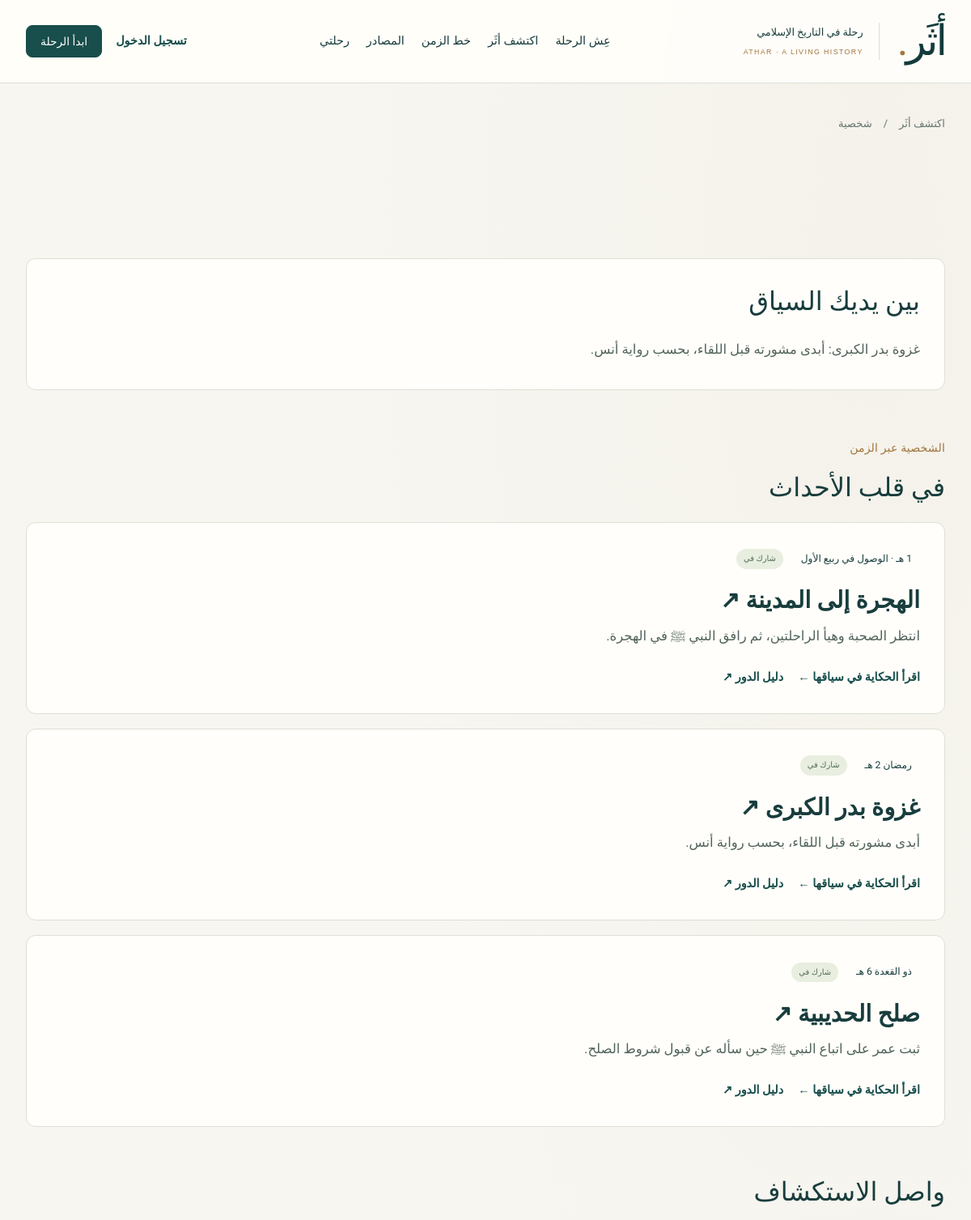
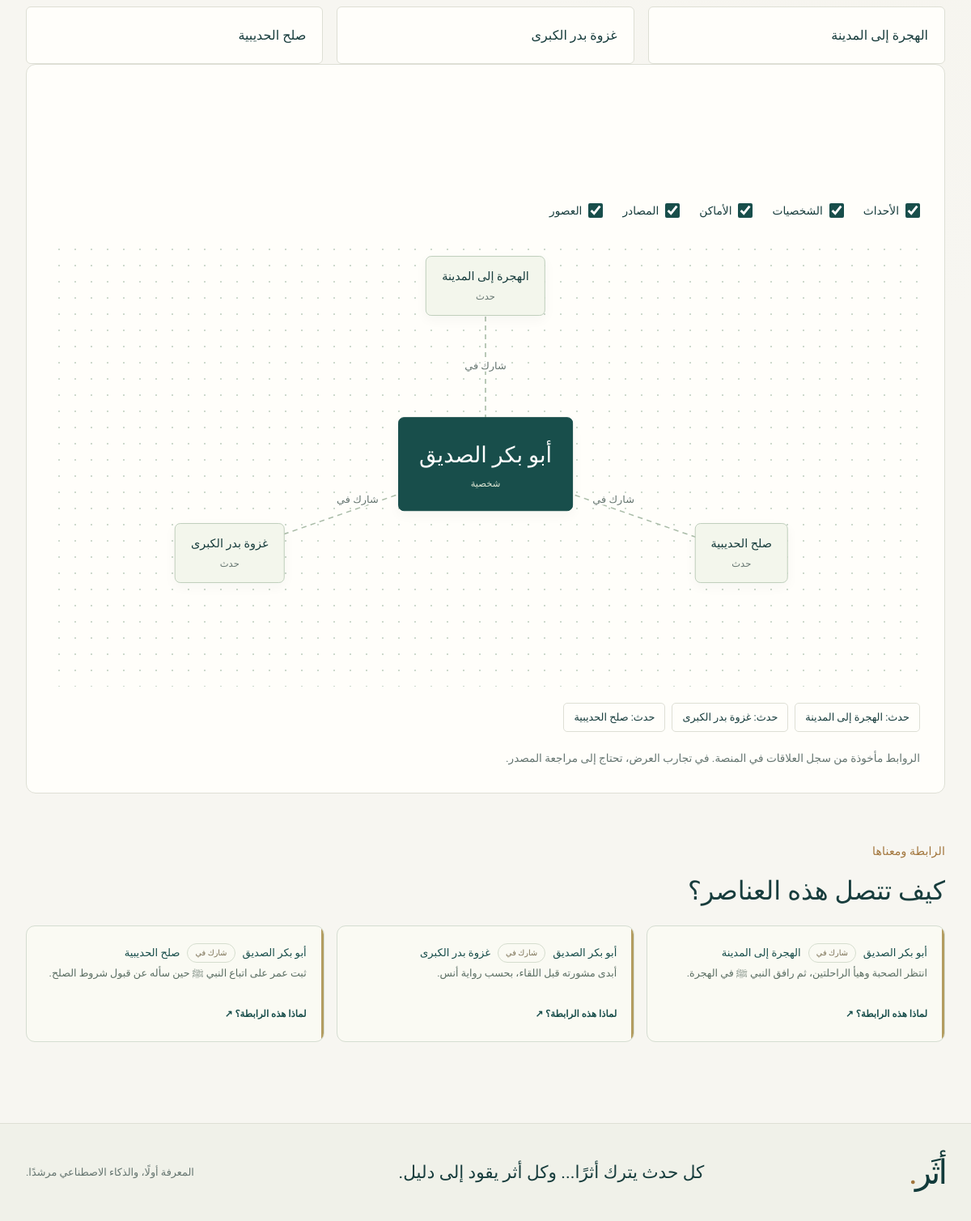
The app's page /explore/7/ with its own data (2 pictures, top to bottom).
### apps/history/models.py (models this page shows, shortened)
class Entity(models.Model):
    class Kind(models.TextChoices):
        EVENT = 'event', 'حدث'
        PERSON = 'person', 'شخصية'
        PLACE = 'place', 'مكان'
        SOURCE = 'source', 'مصدر'
        ERA = 'era', 'حقبة'
    title = models.CharField('العنوان', max_length=240, db_index=True)
    slug = models.SlugField('الرابط المختصر', max_length=240, unique=True, allow_unicode=True)
    kind = models.CharField(max_length=10, choices=Kind.choices, editable=False)
    description = models.TextField('بين يديك المشهد', blank=True)
    status = models.CharField('حالة النشر', max_length=12, choices=Status.choices, default=Status.DRAFT, db_index=True)
    is_demo = models.BooleanField('محتوى تجريبي يحتاج مراجعة', default=False)
    ai_suggested = models.BooleanField('اقتراح ذكاء اصطناعي', default=False)
    reviewed_by = models.ForeignKey(settings.AUTH_USER_MODEL, null=True, blank=True, on_delete=models.SET_NULL, related_name='reviewed_entities', editable=False)
    created_by = models.ForeignKey(settings.AUTH_USER_MODEL, null=True, blank=True, on_delete=models.SET_NULL, related_name='created_entities', editable=False)
    created_at = models.DateTimeField(auto_now_add=True)
    updated_at = models.DateTimeField(auto_now=True)
    deleted_at = models.DateTimeField(null=True, blank=True, editable=False)
    objects = EntityQuerySet.as_manager()
    class Meta:
        ordering = ['title']
    def get_absolute_url(self):
        return f'/explore/{self.pk}/'

class HistoricalEvent(Entity):
    class Precision(models.TextChoices):
        EXACT = 'exact', 'تاريخ محدد'
        YEAR = 'year', 'السنة فقط'
        MONTH = 'month', 'الشهر والسنة'
        APPROXIMATE = 'approximate', 'تقريبي'
        UNKNOWN = 'unknown', 'غير محدد'
    class EventType(models.TextChoices):
        JOURNEY = 'journey', 'رحلة وتحول'
        BATTLE = 'battle', 'معركة'
        TREATY = 'treaty', 'عهد وصلح'
        CULTURE = 'culture', 'علم وحضارة'
    english_title = models.CharField('العنوان الإنجليزي', max_length=240, blank=True)
    narrative = models.TextField('ماذا حدث؟', blank=True)
    hijri_label = models.CharField('التاريخ الهجري', max_length=100, blank=True)
    gregorian_label = models.CharField('التاريخ الميلادي', max_length=100, blank=True)
    year_order = models.IntegerField('سنة الترتيب هـ', null=True, blank=True, db_index=True)
    date_precision = models.CharField('دقة التاريخ', max_length=15, choices=Precision.choices, default=Precision.UNKNOWN)
    era = models.ForeignKey(HistoricalEra, verbose_name='الحقبة', on_delete=models.PROTECT, related_name='events')
    location = models.ForeignKey(HistoricalPlace, verbose_name='المكان', on_delete=models.SET_NULL, null=True, blank=True, related_name='events')
    event_type = models.CharField('نوع الحدث', max_length=15, choices=EventType.choices, default=EventType.JOURNEY)
    context = models.TextField('ما الذي سبق الحدث؟', blank=True)
    causes = models.TextField('الأسباب', blank=True)
    decisions = models.TextField('القرارات', blank=True)
    consequences = models.TextField('النتائج', blank=True)
    aftermath = models.TextField('ما الذي حدث بعد ذلك؟', blank=True)
    persons = models.ManyToManyField(HistoricalPerson, verbose_name='الشخصيات', blank=True, related_name='events')
    places = models.ManyToManyField(HistoricalPlace, verbose_name='الأماكن المرتبطة', blank=True, related_name='related_events')
    sources = models.ManyToManyField('sources.HistoricalSource', verbose_name='المصادر', blank=True, related_name='events')
    related_events = models.ManyToManyField('self', verbose_name='الأحداث المرتبطة', blank=True)
    featured_image = models.URLField('رابط الصورة HTTPS', blank=True)
    class Meta:
        ordering = ['year_order', 'id']

### apps/knowledge/models.py (models this page shows, shortened)
class EntityRelationship(models.Model):
    from_entity = models.ForeignKey('history.Entity', verbose_name='من', on_delete=models.CASCADE, related_name='outgoing')
    to_entity = models.ForeignKey('history.Entity', verbose_name='إلى', on_delete=models.CASCADE, related_name='incoming')
    relation_type = models.CharField('العلاقة', max_length=24, choices=[
        ('PRECEDED_BY', 'سبقه'), ('FOLLOWED_BY', 'تلاه'), ('PARTICIPATED_IN', 'شارك في'), ('OCCURRED_AT', 'وقع في'),
        ('CAUSED_BY', 'نتج عن'), ('RESULTED_IN', 'أدى إلى'), ('RELATED_TO', 'مرتبط بـ'), ('MENTIONED_IN', 'ورد في'),
        ('SUPPORTED_BY', 'يدعمه'), ('TRAVELLED_TO', 'انتقل إلى'), ('CONTEMPORARY_WITH', 'عاصر'), ('NARRATED', 'روى خبر')])
    status = models.CharField('حالة المراجعة', max_length=12, choices=Status.choices, default=Status.DRAFT)
    notes = models.TextField('السياق', blank=True)
    supporting_claim = models.ForeignKey(HistoricalClaim, verbose_name='الادعاء الداعم للرابطة',
        null=True, blank=True, on_delete=models.PROTECT, related_name='supported_relationships')
    class Meta:
        constraints = [models.UniqueConstraint(fields=['from_entity', 'to_entity', 'relation_type'], name='unique_relationship'), models.CheckConstraint(condition=~models.Q(from_entity=models.F('to_entity')), name='no_self_relation')]

### apps/history/views.py (the view, shortened to what this page needs)
def detail(request, pk):
    entity = get_object_or_404(Entity.objects.visible(), pk=pk)
    if request.user.is_authenticated:
        ExplorationHistory.objects.update_or_create(user=request.user, entity=entity)
    graph = graph_for(entity)
    context = {'entity': entity, 'graph': graph,
               'bookmarked': request.user.is_authenticated and Bookmark.objects.filter(user=request.user, entity=entity).exists()}
    supported_links = public_relationships().filter(Q(from_entity=entity) | Q(to_entity=entity), supporting_claim__isnull=False)
    context['supported_links'] = supported_links
    context['source_mentions'] = public_mentions().filter(Q(entity_id=entity.pk) | Q(source_id=entity.pk))
    model = {'person': HistoricalPerson, 'place': HistoricalPlace, 'source': HistoricalSource, 'era': HistoricalEra}[entity.kind]
    record = model.objects.get(pk=pk)
    context.update(record=record, related=[n for n in graph['nodes'] if n['id'] != pk])
    if entity.kind == 'person':
        context['role_history'] = supported_links.filter(from_entity=entity, to_entity__kind='event').order_by(
            'to_entity__historicalevent__year_order', 'to_entity_id', 'pk')
    if entity.kind == 'place':
        context['place_history'] = supported_links.filter(from_entity__kind='event', to_entity=entity).order_by(
            'from_entity__historicalevent__year_order', 'from_entity_id', 'pk')
    if entity.kind == 'source':
        context['chunks'] = record.chunks.all()[:30] if record.is_approved and not record.is_demo else []
        context['source_claims'] = public_claims().filter(evidence__source=record).distinct() if record.is_approved and not record.is_demo else []
    if entity.kind == 'era':
        context['era_events'] = HistoricalEvent.objects.visible().filter(era=record)
    return render(request, 'history/entity.html', context)

### apps/history/context.py (called while the page is built)
def site_context(request):
    from apps.dashboard.models import SystemSetting
    return {'demo_mode': settings.DEMO_MODE, 'site_settings': dict(SystemSetting.objects.values_list('key', 'value'))}

### apps/history/models.py (called while the page is built)
    def visible(self):
        query = self.filter(status__in=[Status.APPROVED, Status.PUBLISHED], deleted_at__isnull=True)
        return query if settings.DEMO_MODE else query.filter(is_demo=False)

### apps/knowledge/selectors.py (called while the page is built, shortened)
def public_claims():
    return HistoricalClaim.objects.filter(status__in=[Status.APPROVED, Status.PUBLISHED], event__in=Entity.objects.visible()).select_related('event').prefetch_related('evidence__source')

def approved_evidence():
    return Evidence.objects.filter(claim__in=public_claims().filter(is_demo=False), source__is_approved=True,
                                   source__is_demo=False, source__in=Entity.objects.visible()).select_related('source', 'source_chunk', 'claim')

def graph_for(entity):
    edges = public_relationships().filter(Q(from_entity=entity) | Q(to_entity=entity))[:100]
    nodes = {entity.pk: entity}
    relations = []
    for edge in edges:
        nodes[edge.from_entity_id] = edge.from_entity
        nodes[edge.to_entity_id] = edge.to_entity
        relations.append({'id': edge.pk, 'source': edge.from_entity_id, 'target': edge.to_entity_id, 'label': edge.get_relation_type_display(),
                          'notes': edge.notes, 'claim_id': edge.supporting_claim_id})
    return {'center': entity.pk, 'nodes': [{'id': n.pk, 'title': n.title, 'kind': n.kind, 'url': n.get_absolute_url(), 'is_demo': n.is_demo} for n in nodes.values()], 'edges': relations}

def public_mentions():
    from apps.sources.models import SourceMention
    return SourceMention.objects.filter(status__in=[Status.APPROVED,Status.PUBLISHED],
        entity__in=Entity.objects.visible(),source__in=Entity.objects.visible(),source__is_approved=True,
        source__is_demo=False,entity__is_demo=False,chunk__source_id=F('source_id')).select_related('entity','source','chunk')

### templates/history/entity.html (shortened to what this page needs)
{% extends 'base.html' %}{% block content %}<div class="container page"><div class="breadcrumb"><a href="{% url 'discover' %}">اكتشف أثَر</a><span>/</span><span>{{ entity.get_kind_display }}</span></div><section class="paper"><h2>بين يديك السياق</h2><p class="prose">{{ entity.description|linebreaksbr }}</p></section>{% include 'partials/entity_history.html' %}<section class="section"><h2>واصل الاستكشاف</h2><div class="entity-grid">{% for item in related %}<a class="mini-card" href="{{ item.url }}">{{ item.title }}</a>{% empty %}<p class="muted">لم تُضف روابط معتمدة لهذا العنصر بعد.</p>{% endfor %}</div></section>{% include 'partials/graph.html' %}</div>{% endblock %}

### templates/partials/entity_history.html (shortened to what this page needs)
{% if role_history %}
<section class="section" aria-labelledby="role-history-title">
  <p class="eyebrow">الشخصية عبر الزمن</p><h2 id="role-history-title">في قلب الأحداث</h2>
  <div class="role-history">
  {% for link in role_history %}<article class="paper">
    <div class="role-history-heading"><span class="badge">{{ link.to_entity.historicalevent.hijri_label }}</span><span class="role-kind {% if link.relation_type == 'NARRATED' %}narrator{% endif %}">{{ link.get_relation_type_display }}</span></div>
    <h3><a href="{{ link.to_entity.get_absolute_url }}">{{ link.to_entity.title }} ↗</a></h3>
    <p class="prose">{{ link.notes }}</p>
    <div class="actions"><a class="text-link" href="{{ link.to_entity.get_absolute_url }}#overview-panel">اقرأ الحكاية في سياقها ←</a><button type="button" class="text-link" data-trace="{{ link.supporting_claim_id }}">دليل الدور ↗</button></div>
  </article>{% endfor %}
  </div>
</section>
{% endif %}

### templates/partials/relationship_proofs.html
{% if links %}
<div class="relationship-proofs">
{% for link in links %}
<article class="relationship-proof">
  <div class="relationship-route"><a href="{{ link.from_entity.get_absolute_url }}">{{ link.from_entity.title }}</a><span>{{ link.get_relation_type_display }}</span><a href="{{ link.to_entity.get_absolute_url }}">{{ link.to_entity.title }}</a></div>
  <p>{{ link.notes }}</p>
  <button type="button" class="text-link" data-trace="{{ link.supporting_claim_id }}">لماذا هذه الرابطة؟ <span aria-hidden="true">↗</span></button>
</article>
{% endfor %}
</div>
{% endif %}

### static/css/athar.css (style rules this page uses)
:root { --ink:#183d3d;--teal:#184e4b;--teal-dark:#123b3b;--gold:#a2763d;--paper:#fffefa;--bg:#f7f6f1;--line:#dedfd5;--muted:#657570;--soft:#edf1ea;--purple:#665080;--serif:'Amiri','Arabic Typesetting',Georgia,serif;--sans:'IBM Plex Sans Arabic','Segoe UI',Tahoma,sans-serif }
* { box-sizing:border-box }
html { scroll-behavior:smooth;scroll-padding-top:100px }
body { margin:0;color:var(--ink);background:var(--bg);font-family:var(--sans);font-size:16px;line-height:1.85 }
a { color:inherit;text-decoration:none }
button,input,textarea,select { font:inherit }
button,a,input,select,textarea { -webkit-tap-highlight-color:transparent }
button { cursor:pointer }
button { color:inherit }
a,button,input,textarea,select { outline-offset:5px }
h1,h2,h3,p { margin-top:0 }
h1,h2,h3 { line-height:1.4 }
h2 { font-family:var(--serif);font-size:2rem;font-weight:400;margin-bottom:20px }
h3 { font-size:1.12rem;font-weight:600;margin-bottom:12px }
p { margin-bottom:20px }
.container { max-width:1240px;margin-inline:auto;padding-inline:32px }
.page { padding-top:38px;padding-bottom:80px;min-height:65vh }
.section { margin-top:58px }
.eyebrow { font-size:.88rem;font-weight:500;color:var(--gold);margin-bottom:14px;letter-spacing:.01em }
.text-link { font-size:.9rem;border:0;background:none;padding:0;color:var(--teal);font-weight:600;text-underline-offset:5px }
.actions { display:flex;gap:15px;flex-wrap:wrap;align-items:center }
.badge { font-size:.76rem;border:1px solid transparent;border-radius:4px;padding:3px 9px;display:inline-block;line-height:1.8 }
.paper { padding:30px;background:var(--paper);border:1px solid var(--line);border-radius:8px }
.entity-grid { display:grid;grid-template-columns:repeat(auto-fit,minmax(200px,1fr));gap:17px }
.mini-card { padding:20px;border:1px solid var(--line);background:var(--paper);border-radius:6px;display:flex;flex-direction:column;gap:6px;font-weight:500 }
.breadcrumb { display:flex;align-items:center;gap:14px;font-size:.82rem;color:var(--muted);margin-bottom:23px }
.prose { font-size:1.03rem;line-height:2.2;white-space:normal;color:#52645c }
.paper p:last-child { margin-bottom:0 }

### static/css/experience.css (style rules this page uses)
:root { --ease-out:cubic-bezier(.16,1,.3,1);--night:#102f32;--warm-gold:#dfc58e }
body { background:radial-gradient(ellipse at 90% 10%,#eee9db55,transparent 42%),var(--bg) }
.paper { border-radius:12px }
.role-kind { font-size:.62rem;color:#526c5b;background:#e8eee0;padding:3px 9px;border-radius:20px;margin-top:15px }
.relationship-proofs { display:grid;grid-template-columns:repeat(auto-fit,minmax(min(100%,300px),1fr));gap:15px;margin:20px 0 }
.relationship-proof { border:1px solid #d5ddd1;border-radius:11px;padding:21px;background:#fafaf3;position:relative;overflow:hidden }
.relationship-proof:before { content:'';position:absolute;inset:0 0 0 auto;width:3px;background:#b39c60 }
.relationship-route { display:flex;align-items:center;gap:9px;flex-wrap:wrap;font-size:.82rem }
.relationship-route>a { color:var(--teal);font-weight:500 }
.relationship-route>span { font-size:.61rem;border:1px solid #d5ddce;border-radius:20px;padding:2px 9px;color:#7c7256 }
.relationship-proof>p { font-size:.79rem;line-height:2.1;color:#5c6f64 }
.relationship-proof>button { font-size:.73rem }

### static/css/story.css (style rules this page uses)
.role-history { display:grid;gap:18px }
.role-history-heading { display:flex;align-items:center;gap:12px;flex-wrap:wrap }
.role-history-heading .role-kind { margin:0 }
.role-history h3 { font-family:var(--serif);font-size:1.8rem;margin:16px 0 6px }
.role-history .actions { flex-wrap:wrap;gap:18px }

### records on screen
Entity: kind "شخصية", description "غزوة بدر الكبرى: أبدى مشورته قبل اللقاء، بحسب رواية أنس."
EntityRelationship: to_entity.historicalevent.hijri_label "1 هـ · الوصول في ربيع الأول", relation_type "شارك في", to_entity "الهجرة إلى المدينة", notes "انتظر الصحبة وهيأ الراحلتين، ثم رافق النبي ﷺ في الهجرة.", from_entity "أبو بكر الصديق"
EntityRelationship: to_entity.historicalevent.hijri_label "رمضان 2 هـ", relation_type "شارك في", to_entity "غزوة بدر الكبرى", notes "أبدى مشورته قبل اللقاء، بحسب رواية أنس.", from_entity "أبو بكر الصديق"
EntityRelationship: to_entity.historicalevent.hijri_label "ذو القعدة 6 هـ", relation_type "شارك في", to_entity "صلح الحديبية", notes "ثبت عمر على اتباع النبي ﷺ حين سأله عن قبول شروط الصلح.", from_entity "أبو بكر الصديق"
Entity: title "الهجرة إلى المدينة"
Entity: title "غزوة بدر الكبرى"
Entity: title "صلح الحديبية"
